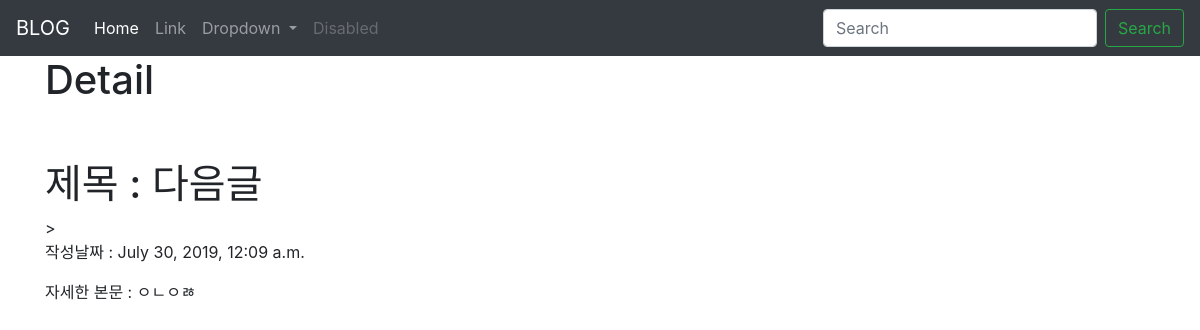
The app's page /blog/4 with its own data.
### blog/models.py (models this page shows, shortened)
class Blog(models.Model):
    title = models.CharField(max_length=200)
    pub_data = models.DateTimeField('data published')
    body = models.TextField()

### blog/views.py (the view)
# urls.py: path('blog/<int:blog_id>', blog.views.detail, name="detail"),
def detail(request, blog_id):
    blog_detail = get_object_or_404(Blog, pk = blog_id)
    return render(request, 'detail.html', {'blog':blog_detail})

### blog/templates/detail.html (shortened to what this page needs)
<DOCKTYPE html>
        <head>
          <link rel="stylesheet" href="https://stackpath.bootstrapcdn.com/bootstrap/4.3.1/css/bootstrap.min.css">
          <body>
              <nav class="navbar navbar-expand-lg navbar-dark bg-dark">
                  <a class="navbar-brand" href="{% url 'home' %}">BLOG</a>
                  <div class="collapse navbar-collapse" id="navbarSupportedContent">
                    <ul class="navbar-nav mr-auto">
                      <li class="nav-item active">
                        <a class="nav-link" href="{% url 'home' %}">Home <span class="sr-only">(current)</span></a>
                      </li>
                      <li class="nav-item">
                        <a class="nav-link" href="#">Link</a>
                      </li>
                      <li class="nav-item dropdown">
                        <a class="nav-link dropdown-toggle" href="#" id="navbarDropdown" role="button" data-toggle="dropdown" aria-haspopup="true" aria-expanded="false">
                          Dropdown
                        </a>
                      </li>
                      <li class="nav-item">
                        <a class="nav-link disabled" href="#" tabindex="-1" aria-disabled="true">Disabled</a>
                      </li>
                    </ul>
                    <form class="form-inline my-2 my-lg-0">
                      <input class="form-control mr-sm-2" type="search" placeholder="Search" aria-label="Search">
                      <button class="btn btn-outline-success my-2 my-sm-0" type="submit">Search</button>
                    </form>
                  </div>
                </nav>
              <div class="container">
                    <h1> Detail </h1>
                <br> <br>
                <h1> 제목 : {{blog.title}} </h1>>
                <p> 작성날짜 : {{blog.pub_data}} </p>
                <p> 자세한 본문 : {{blog.body}} </p>
              </div>
          </body>
        </head>
      </DOCKTYPE>

### records on screen
Blog: title "다음글", pub_data "July 30, 2019, 12:09 a.m.", body "ㅇㄴㅇㅀ"
